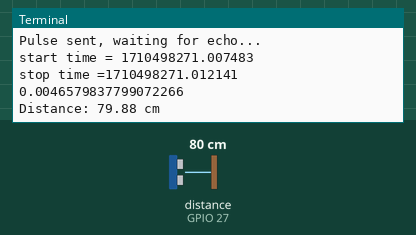
This program was run on a simulated Raspberry Pi (BCM pin numbers). Shown: the last lines printed to the terminal. The inputs (shaded band) are chosen by the test bench; at power-on: distance to the obstacle (sensor on GPIO 27) 80 cm. The echo pulse lasts 58.3 µs per cm; the clock reads 2024-03-15 10:24:30 at power-on unless the program sets it.

Above: at 1.2 s.
1.3 s: distance to the obstacle (sensor on GPIO 27) set to 2 cm
At 2.6 s:
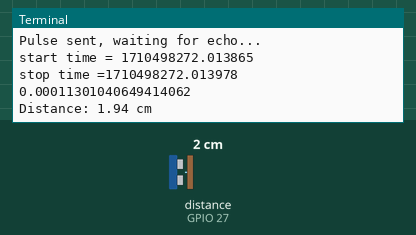
2.8 s: distance to the obstacle (sensor on GPIO 27) set to 4 cm
At 3.4 s:
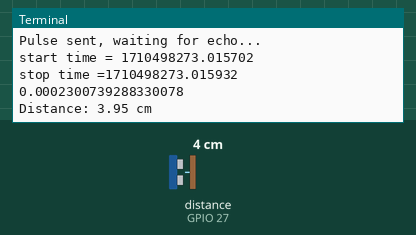
Timing chart, 0 to 5.8 s (numbered marks = the images above; inputs shaded):
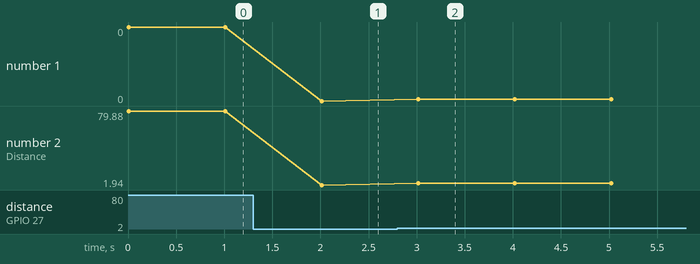

Measured:
- after the input at 1.3 s, the terminal: prints a new line after 0.71 s (image 1)
- after the input at 2.8 s, the terminal: prints a new line after 0.22 s (image 2)
- plotted number 1: 0 → 0 after the input at 1.3 s, 0 → 0 after the input at 2.8 s
- plotted number 2: 79.88 → 1.94 after the input at 1.3 s, 1.94 → 3.95 after the input at 2.8 s

The program:

ultrasonic.py
```python
import RPi.GPIO as GPIO
import time

class UltrasonicSensor:
    def __init__(self, trigger_pin=22, echo_pin=27):
        self.trigger_pin = trigger_pin
        self.echo_pin = echo_pin

        GPIO.setmode(GPIO.BCM)
        GPIO.setup(self.trigger_pin, GPIO.OUT)
        GPIO.setup(self.echo_pin, GPIO.IN)

    def get_distance(self):
        # 確保 TRIG 為低
        GPIO.output(self.trigger_pin, False)
        time.sleep(0.000002)
        # 發送 10 微秒高電位脈衝
        GPIO.output(self.trigger_pin, True)
        time.sleep(0.00001)
        GPIO.output(self.trigger_pin, False)
        print("Pulse sent, waiting for echo...")

        # 等待 ECHO 變高
        start_time = time.time()
        timeout = start_time + 0.02  # 最多等 20ms
        while GPIO.input(self.echo_pin) == 0:
            start_time = time.time()
            if start_time > timeout:
                print("Timeout waiting for echo HIGH")
                return -1

        # 等待 ECHO 變低
        stop_time = time.time()
        timeout = stop_time + 0.02
        while GPIO.input(self.echo_pin) == 1:
            stop_time = time.time()
            if stop_time > timeout:
                print("Timeout waiting for echo LOW")
                return -1

        time_elapsed = stop_time - start_time
        print("start time = " + str(start_time))
        print("stop time =" + str(stop_time))
        print(time_elapsed)
        # 聲速為34300 cm/s，計算距離
        distance = (time_elapsed * 34300) / 2
        return round(distance, 2)

    def cleanup(self):
        GPIO.cleanup()

if __name__ == "__main__":
    sensor = UltrasonicSensor(trigger_pin=22, echo_pin=27)
    try:
        while True:
            dist = sensor.get_distance()
            if dist == -1:
                print("測量失敗")
            else:
                print("Distance: {:.2f} cm".format(dist))
            time.sleep(1)
    except KeyboardInterrupt:
        print("測試結束")
    finally:
        sensor.cleanup()
```
